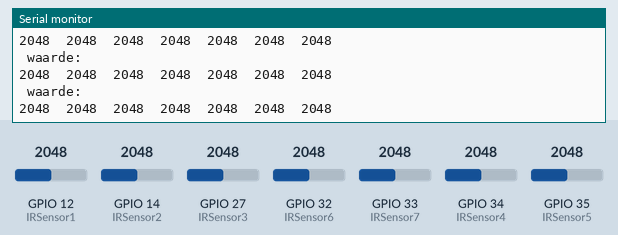
Simulated run of this sketch. Board: ESP32. On the bench: the last lines printed to the serial monitor. The inputs (shaded band) are chosen by the test bench; at power-on: GPIO 12 (IRSensor1) = 2048, GPIO 14 (IRSensor2) = 2048, GPIO 27 (IRSensor3) = 2048, GPIO 32 (IRSensor6) = 2048, GPIO 33 (IRSensor7) = 2048, GPIO 34 (IRSensor4) = 2048, GPIO 35 (IRSensor5) = 2048.

Above: at 1.2 s.
1.3 s: GPIO 12 (IRSensor1) set to 2866
At 1.32 s:
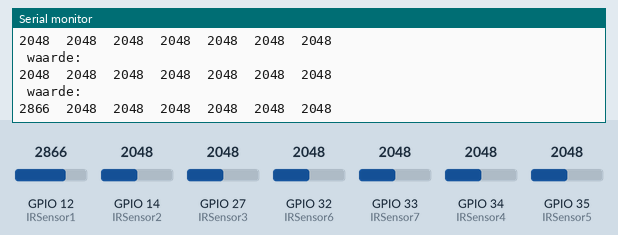
2.8 s: GPIO 14 (IRSensor2) set to 2866
At 2.84 s:
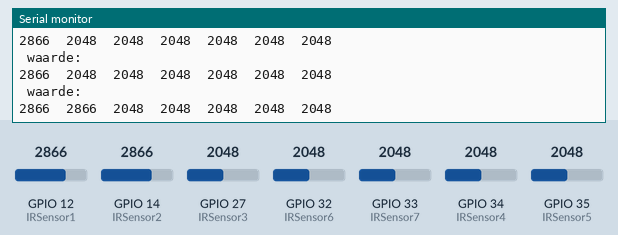
4.3 s: GPIO 27 (IRSensor3) set to 2866
At 4.45 s:
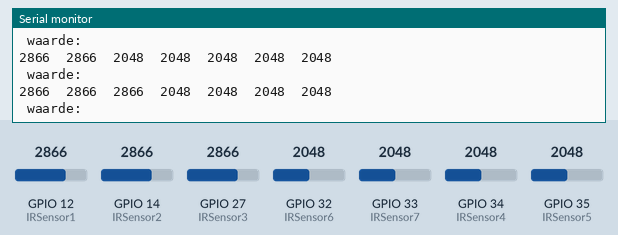
5.8 s: GPIO 32 (IRSensor6) set to 2866
At 5.87 s:
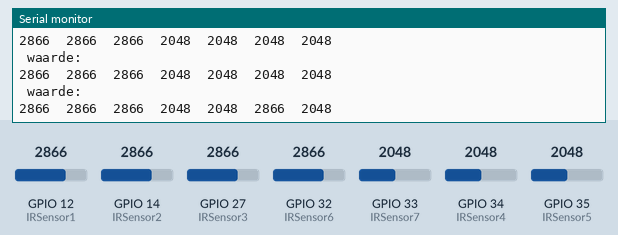
7.3 s: GPIO 33 (IRSensor7) set to 2866
At 7.39 s:
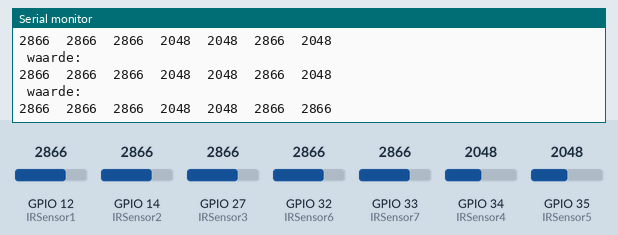
8.8 s: GPIO 34 (IRSensor4) set to 2866
At 8.8 s:
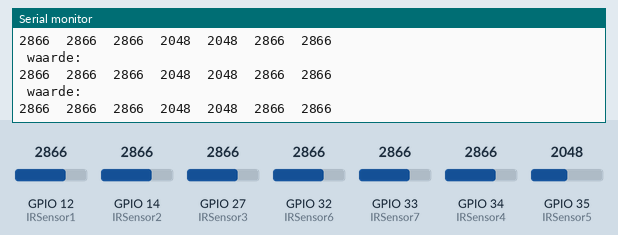

Measured:
- after the input at 1.3 s, the serial monitor: prints a new line at once (image 1)
- after the input at 2.8 s, the serial monitor: prints a new line at once (image 2)
- after the input at 4.3 s, the serial monitor: prints a new line after 0.05 s (image 3)
- after the input at 5.8 s, the serial monitor: prints a new line after 0.07 s (image 4)
- after the input at 7.3 s, the serial monitor: prints a new line after 0.08 s (image 5)

The sketch:

qtr-8a.ino
```cpp
int IRSensor1 = 12;
int IRSensor2 = 14;
int IRSensor3 = 27;
int IRSensor4 = 34;
int IRSensor5 = 35;
int IRSensor6 = 32;
int IRSensor7 = 33;
//int IRSensor8 = 25;

void setup() {
  // put your setup code here, to run once:
Serial.begin(9600);

}

void loop() {

Serial.println(" waarde: ");
Serial.print(analogRead(IRSensor1));
Serial.print("  ");
Serial.print(analogRead(IRSensor2));
Serial.print("  ");
Serial.print(analogRead(IRSensor3));
Serial.print("  ");
Serial.print(analogRead(IRSensor4));
Serial.print("  ");
Serial.print(analogRead(IRSensor5));
Serial.print("  ");
Serial.print(analogRead(IRSensor6));
Serial.print("  ");
Serial.print(analogRead(IRSensor7));
Serial.print("  ");
//Serial.print(analogRead(IRSensor8));
Serial.println();
delay(100);
}
```
